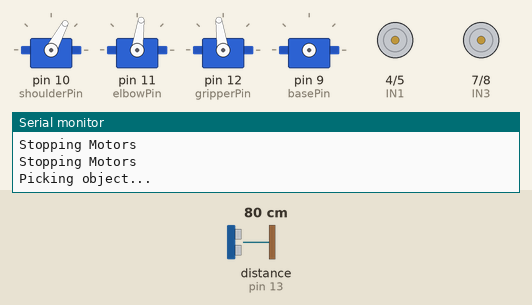
The sketch below on a simulated Arduino Uno, built with avr-gcc and run on an emulated ATmega328P. Shown: 4 × servo, motor-driver pin pairs drawn as motors (green arrow = first pin HIGH = forward, orange = second pin HIGH = backward, longer = more drive, scaled by the enable pin), the last lines printed to the serial monitor. Wiring (inferred from the names in the program): ultrasonic range finder: trigger pin 2; echo pin 13. The test bench sets the inputs (shaded band); at power-on: distance to the obstacle (sensor on pin 13) 80 cm. The echo pulse lasts 58.3 µs per cm.

Above: at 6.9 s.
7.0 s: distance to the obstacle (sensor on pin 13) set to 19 cm
At 8.7 s:
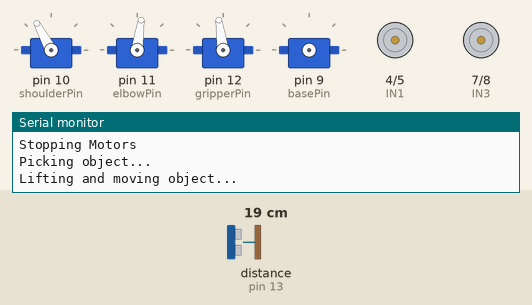
15.9 s: distance to the obstacle (sensor on pin 13) set to 14 cm
At 15.9 s:
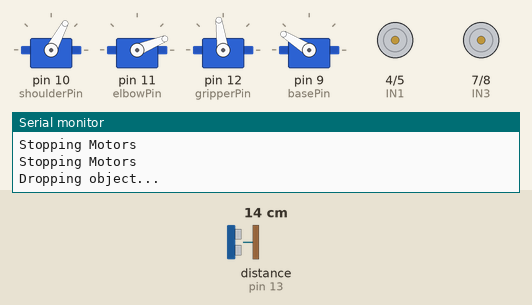
26.9 s: distance to the obstacle (sensor on pin 13) set to 2 cm
At 29.1 s:
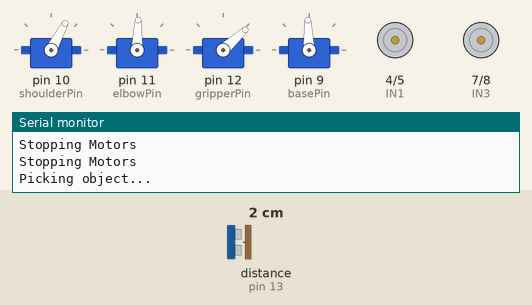
37.5 s: distance to the obstacle (sensor on pin 13) set to 4 cm
Timing chart, 0 to 43.2 s (numbered marks = the images above; inputs shaded):
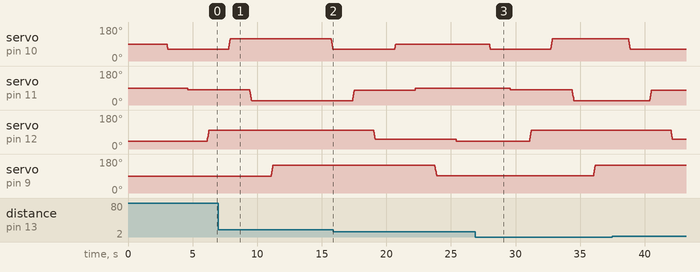

Measured:
- the behaviour switches between 17 and 16 cm on distance to the obstacle (sensor on pin 13) (found by bisection; images 1 and 2)

The sketch:

4wd_car_via_bluetooth.ino
```cpp
#include <Servo.h>

Servo baseServo;
Servo shoulderServo;
Servo elbowServo;
Servo gripperServo;

int baseAngle = 90;
int shoulderAngle = 90;
int elbowAngle = 90;
int gripperAngle = 40;

const int baseHome = 90;
const int shoulderHome = 90;
const int elbowHome = 90;
const int gripperDefault = 40;

const int shoulderDown = 60;
const int shoulderUp = 120;
const int elbowDown = 80;
const int elbowUp = 20;
const int baseTarget = 150;
const int gripperOpen = 50;
const int gripperClosed = 100;

const int basePin = 9;
const int shoulderPin = 10;
const int elbowPin = 11;
const int gripperPin = 12;

#define ENA 3
#define IN1 4
#define IN2 5
#define ENB 6
#define IN3 7
#define IN4 8

#define TRIG_PIN 2
#define ECHO_PIN 13
#define OBSTACLE_DISTANCE 15

int forwardTime = 2000;
int rightTurnTime = 1000;

void setup() {
  Serial.begin(9600);

  pinMode(ENA, OUTPUT);
  pinMode(IN1, OUTPUT);
  pinMode(IN2, OUTPUT);
  pinMode(ENB, OUTPUT);
  pinMode(IN3, OUTPUT);
  pinMode(IN4, OUTPUT);
  pinMode(TRIG_PIN, OUTPUT);
  pinMode(ECHO_PIN, INPUT);

  Serial.println("Setup complete. Ready to start.");
  delay(1000);
}

void loop() {
  while (true) {
    if (!detectObstacle()) moveForward(forwardTime);
    stopMotors();
    pickObject();
    moveObject();
    turnRight(rightTurnTime);
    if (!detectObstacle()) moveForward(forwardTime);
    stopMotors();
    dropObject();
    returnHome();
    turnRight(rightTurnTime);
    if (!detectObstacle()) moveForward(forwardTime);
    stopMotors();
    pickObject();
    moveObject();
    turnRight(rightTurnTime);
    if (!detectObstacle()) moveForward(forwardTime);
    stopMotors();
    dropObject();
    returnHome();
    turnRight(rightTurnTime);
    delay(3000);
  }
}

bool detectObstacle() {
  digitalWrite(TRIG_PIN, LOW);
  delayMicroseconds(2);
  digitalWrite(TRIG_PIN, HIGH);
  delayMicroseconds(10);
  digitalWrite(TRIG_PIN, LOW);
  long duration = pulseIn(ECHO_PIN, HIGH);
  int distance = duration * 0.034 / 2;

  Serial.print("Distance: ");
  Serial.print(distance);
  Serial.println(" cm");

  if (distance > 0 && distance <= OBSTACLE_DISTANCE) {
    Serial.println("Obstacle detected! Stopping movement.");
    stopMotors();
    return true;
  }
  return false;
}

void moveForward(int duration) {
  Serial.println("Moving Forward");
  if (detectObstacle()) return;
  digitalWrite(IN1, HIGH);
  digitalWrite(IN2, LOW);
  digitalWrite(IN3, HIGH);
  digitalWrite(IN4, LOW);
  delay(duration);
  stopMotors();
}

void turnRight(int duration) {
  Serial.println("Turning Right");
  digitalWrite(IN1, HIGH);
  digitalWrite(IN2, LOW);
  digitalWrite(IN3, LOW);
  digitalWrite(IN4, HIGH);
  delay(duration);
  stopMotors();
}

void stopMotors() {
  Serial.println("Stopping Motors");
  digitalWrite(IN1, LOW);
  digitalWrite(IN2, LOW);
  digitalWrite(IN3, LOW);
  digitalWrite(IN4, LOW);
}

void moveServoSmooth(Servo &servo, int servoPin, int &currentAngle, int targetAngle) {
  targetAngle = constrain(targetAngle, 0, 180);
  servo.attach(servoPin);
  int step = (currentAngle < targetAngle) ? 2 : -2;
  for (int angle = currentAngle; angle != targetAngle; angle += step) {
    servo.write(angle);
    currentAngle = angle;
    delay(5);
  }
  delay(1500);
  servo.detach();
}

void pickObject() {
  Serial.println("Picking object...");
  moveServoSmooth(shoulderServo, shoulderPin, shoulderAngle, shoulderDown);
  moveServoSmooth(elbowServo, elbowPin, elbowAngle, elbowDown);
  moveServoSmooth(gripperServo, gripperPin, gripperAngle, gripperClosed);
}

void moveObject() {
  Serial.println("Lifting and moving object...");
  moveServoSmooth(shoulderServo, shoulderPin, shoulderAngle, shoulderUp);
  moveServoSmooth(elbowServo, elbowPin, elbowAngle, elbowUp);
  moveServoSmooth(baseServo, basePin, baseAngle, baseTarget);
}

void dropObject() {
  Serial.println("Dropping object...");
  moveServoSmooth(shoulderServo, shoulderPin, shoulderAngle, shoulderDown);
  moveServoSmooth(elbowServo, elbowPin, elbowAngle, elbowDown);
  moveServoSmooth(gripperServo, gripperPin, gripperAngle, gripperOpen);
}

void returnHome() {
  Serial.println("Returning to home position...");
  moveServoSmooth(shoulderServo, shoulderPin, shoulderAngle, shoulderHome);
  moveServoSmooth(elbowServo, elbowPin, elbowAngle, elbowHome);
  moveServoSmooth(baseServo, basePin, baseAngle, baseHome);
  moveServoSmooth(gripperServo, gripperPin, gripperAngle, gripperDefault);
}
```
